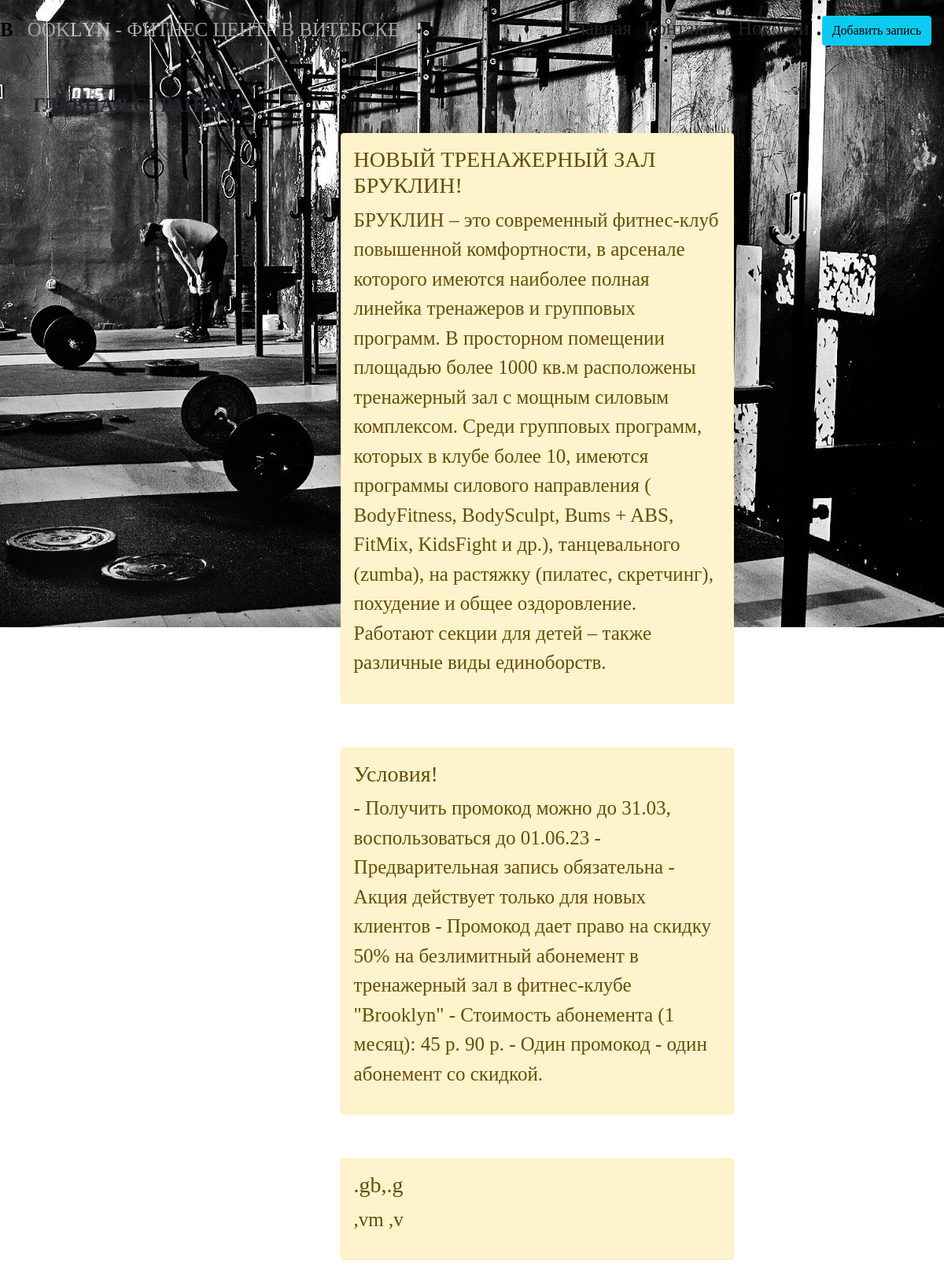
The page / on the database its author committed.
### site1/models.py (models this page shows, shortened)
class Molel3(models.Model):
    pole1 = models.CharField("Название статьи",max_length=45)
    pole2 = models.TextField("Текст статьи")
    class Meta:
        verbose_name = "Модель"
        verbose_name_plural = "Модели"

### site1/views.py (the view)
# urls.py: path('',views.index, name='home'),
def index(request):
  molels = Molel3.objects.all()
  return render(request,"site1/base.html", {"molels":molels})

### templates/site1/base.html (shortened to what this page needs)
{% extends 'site1/base1.html'%}
{%block content%}
<h4><b>ГЛАВНАЯ СТРАНИЦА</b></h4>
{%for el in molels %}
<div class="alert alert-warning mt-3">
    <h3>{{el.pole1}}</h3>
    <p>{{el.pole2}}</p>
</div>
{%endfor%}
{%endblock %}

### templates/site1/base1.html (shortened to what this page needs)
<!DOCTYPE html>
{%load static%}
<html lang="ru" xmlns="http://www.w3.org/1999/html">
<head>
    <link rel="stylesheet" href="https://cdn.jsdelivr.net/npm/bootstrap@5.1.3/dist/css/bootstrap.min.css">
</head>
<body>
<div class="d-flex flex-column flex-md-row align-items-center pb-3 mb-4 ">
  <span style='font-weight: 900; color: rgb(0, 0, 0);'>B</span>
  <span style='font-weight: 700; color: rgb(43, 43, 43);'>R</span>
  <span style='font-weight: 500; color: rgb(165, 165, 165);'>O</span>
  <span style='font-weight: 400; color: rgb(165, 165, 165);'>O</span>
     <span style='font-weight: 400; color: rgb(165, 165, 165);'>K</span>
  <span style='font-weight: 100; color: rgb(201, 201, 201);'>L</span>
    <span style='font-weight: 100; color: rgb(201, 201, 201);'>Y</span>
      <span style='font-weight: 100; color: rgb(201, 201, 201);'>N</span><br>&nbsp;
   <span style='font-weight:90; color: rgb(165, 165, 165);'> - ФИТНЕС ЦЕНТР В ВИТЕБСКЕ</span>
    <nav class="d-inline-flex mt-2 mt-md-0 ms-md-auto">
        <a class="me-3 py-2 text-dark text-decoration-none" href="{% url 'home'%}">Главная</a>
        <a class="me-3 py-2 text-dark text-decoration-none" href="{%url 'about'%}">Контакты</a>
        <a class="me-3 py-2 text-dark text-decoration-none" href="{%url 'news'%}">Новости</a>
        <a class="me-3 py-2 text-dark text-decoration-none" href="{%url 'create'%}"><button  class="btn btn-info">Добавить запись</button></a>
    </nav>
    </div>
<div class="container"
{%block content %} {% endblock%}
</div>
</body>
</html>

### templates/site1/base1.html (style rules this page uses)
body { background:url("/static/images/116.jpg") no-repeat; -moz-background-size: 100%; -webkit-background-size: 100%; -o-background-size: 100%; background-size: 100%; margin: 0; font-family: Georgia, serif; font-size: 25px; }
a { font-family:GABRIOLA; }
.alert-warning { float:left; clear:both; width:500px; margin:40px 35%; text-align:left }

### rows shown on the page
Molel3: pole1 "НОВЫЙ ТРЕНАЖЕРНЫЙ ЗАЛ БРУКЛИН!", pole2 "БРУКЛИН – это современный фитнес-клуб повышенной комфортности, в арсенале которого имеются наиболее полная линейка тренажеров и групповых программ. В просторном помещении площадью более 1000 кв.м расположены тренажерный зал с мощным силовым комплексом. Среди групповых программ, которых в клубе более 10, имеются программы силового направления ( BodyFitness, BodySculpt, Bums + ABS, FitMix, KidsFight и др.), танцевального (zumba), на растяжку (пилатес, скретчинг), похудение и общее оздоровление. Работают секции для детей – также различные виды единоборств."
Molel3: pole1 "Условия!", pole2 "- Получить промокод можно до 31.03, воспользоваться до 01.06.23 - Предварительная запись обязательна - Акция действует только для новых клиентов - Промокод дает право на скидку 50% на безлимитный абонемент в тренажерный зал в фитнес-клубе \"Brooklyn\" - Стоимость абонемента (1 месяц): 45 р. 90 р. - Один промокод - один абонемент со скидкой."
Molel3: pole1 ".gb,.g", pole2 ",vm ,v"
